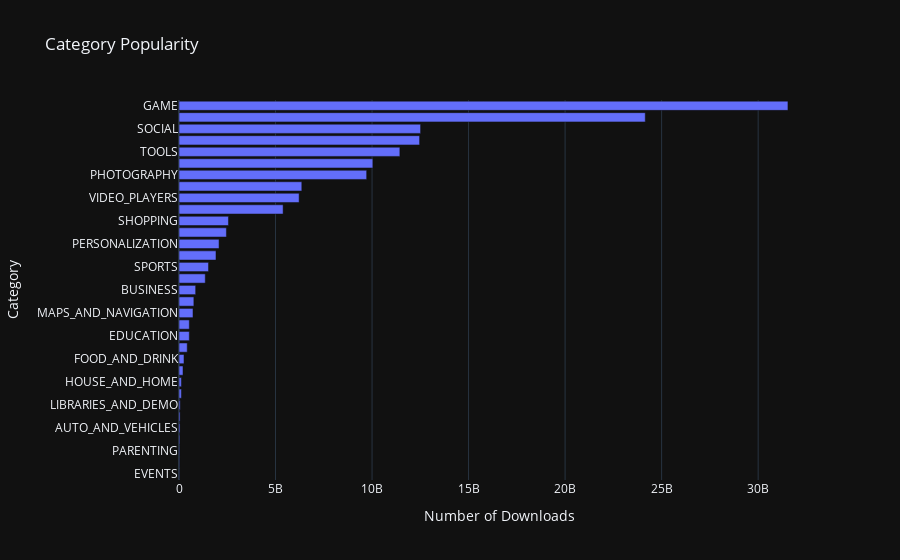

Notebook code for this chart:
### Code cell
h_bar = px.bar( x = category_installs.Installs,
                y = category_installs.index,
                orientation='h',
                title='Category Popularity')
    
h_bar.update_layout(xaxis_title='Number of Downloads', yaxis_title='Category')
h_bar.show()

### Figure 1 — Plotly figure (JSON) as saved in the notebook; plotly's stock layout.template omitted (floating-point values rounded to 4 significant figures)
{"data": [{"alignmentgroup": "True", "hovertemplate": "x=%{x}<br>y=%{y}<extra></extra>", "legendgroup": "", "marker": {"color": "#636efa", "pattern": {"shape": ""}}, "name": "", "offsetgroup": "", "orientation": "h", "showlegend": false, "textposition": "auto", "type": "bar", "x": [15949410, 26916200, 31116110, 42162676, 53129800, 56036100, 62083000, 124233100, 125082000, 206522410, 257777750, 426096500, 533852000, 534742120, 724267560, 770312400, 863518120, 1361006220, 1528531465, 1916291655, 2074352930, 2455660000, 2563331540, 5393110650, 6221897200, 6361859300, 9721243130, 10041130590, 11440724500, 12463070180, 12513841475, 24152241530, 31543862717], "xaxis": "x", "y": ["EVENTS", "BEAUTY", "PARENTING", "MEDICAL", "AUTO_AND_VEHICLES", "COMICS", "LIBRARIES_AND_DEMO", "ART_AND_DESIGN", "HOUSE_AND_HOME", "DATING", "FOOD_AND_DRINK", "WEATHER", "EDUCATION", "LIFESTYLE", "MAPS_AND_NAVIGATION", "FINANCE", "BUSINESS", "HEALTH_AND_FITNESS", "SPORTS", "BOOKS_AND_REFERENCE", "PERSONALIZATION", "ENTERTAINMENT", "SHOPPING", "NEWS_AND_MAGAZINES", "VIDEO_PLAYERS", "TRAVEL_AND_LOCAL", "PHOTOGRAPHY", "FAMILY", "TOOLS", "PRODUCTIVITY", "SOCIAL", "COMMUNICATION", "GAME"], "yaxis": "y"}], "layout": {"barmode": "relative", "legend": {"tracegroupgap": 0}, "title": {"text": "Category Popularity"}, "xaxis": {"anchor": "y", "domain": [0, 1], "title": {"text": "Number of Downloads"}}, "yaxis": {"anchor": "x", "domain": [0, 1], "title": {"text": "Category"}}}}
